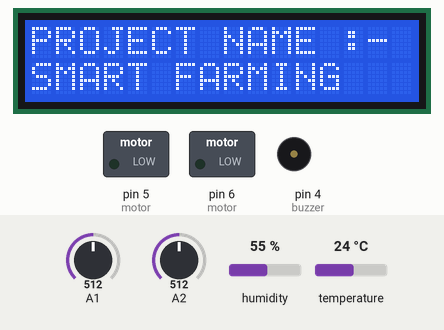
Simulated run of this sketch. Board: Arduino Uno, built with avr-gcc and run on an emulated ATmega328P. Parts: 16×2 character LCD, switched loads named in the sketch (green lamp = pin HIGH), buzzer (waves = sounding, pin HIGH). The inputs (shaded band) are chosen by the test bench; at power-on: A1 = 512, A2 = 512, humidity 55 %, temperature 24 °C. The modem accepts every AT command (registered, SIM ready, sends succeed) and sends nothing else; what the sketch prints to the serial monitor is not drawn.

Above: at 13.1 s.
At 18.1 s:
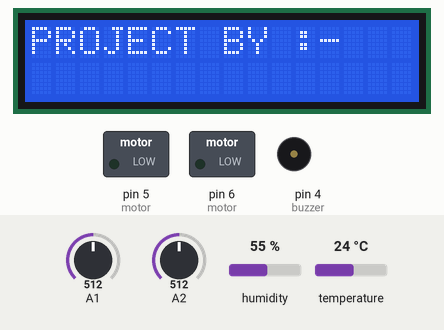
At 20.1 s:
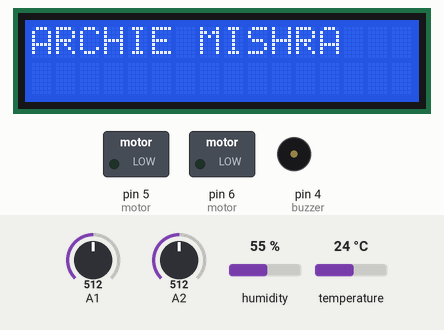
At 25.1 s:
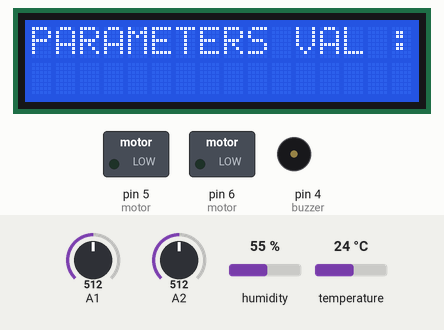
At 27.2 s:
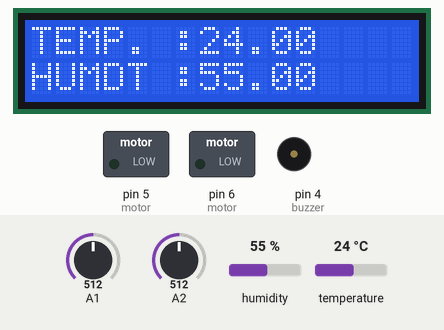
At 35.2 s:
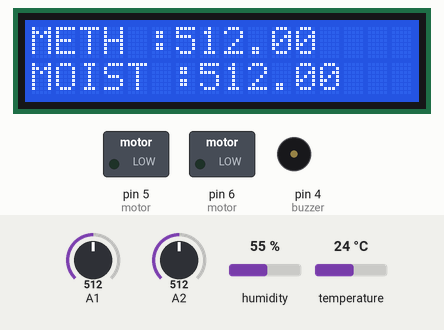

The sketch:

Smart_Farming.ino
```cpp
#include <SoftwareSerial.h>
#include <stdlib.h>

#include <DHT.h>

#include <LiquidCrystal.h>

#define DHTPIN A0
#define DHTTYPE  DHT11

DHT dht(DHTPIN, DHTTYPE);

String apiKey = "FZI2UO2TIP6OUYVC";
SoftwareSerial ser(2, 3);

LiquidCrystal lcd(8, 9, 10, 11, 12, 13);

float humidity ;
float temperature ;
float smoke ;
float moisture ;

void setup()
{

  Serial.begin(9600);
  ser.begin(115200);

  dht.begin();

  lcd.begin(16, 2);

  pinMode(A1 , INPUT);
  pinMode(A2, INPUT);
  pinMode(4, OUTPUT); //buzzer
  pinMode(5, OUTPUT); //motor
  pinMode(6, OUTPUT); //motor

  //Wifi module
  ser.println("AT");
  delay(1000);
  ser.println("AT+RST");
  delay(1000);
  ser.println("AT+CWMODE=1");
  delay(1000);
  ser.println("AT+CWJAP=\"AndroidAP\",\"wuoe4856\"");
  delay(10000);

  lcd.print("PROJECT NAME :-");
  lcd.setCursor(0, 1);
  lcd.print("SMART FARMING");
  lcd.setCursor(0, 0);
  delay(5000);
  lcd.clear();


  lcd.print("PROJECT BY :- ");
  delay(2000);
  lcd.clear();
  lcd.setCursor(0, 0);
  lcd.print("ARCHIE MISHRA");
  lcd.setCursor(0, 0);
  delay(5000);
  lcd.clear();

  lcd.print("PARAMETERS VAL :");
  delay(2000);
  lcd.clear();
  lcd.setCursor(0, 0);
}


void loop()
{
  humidity = dht.readHumidity();
  Serial.print("Humidity = ");
  Serial.println(humidity);
  temperature = dht.readTemperature();
  Serial.print("Temperature = ");
  Serial.println(temperature);

  lcd.print("TEMP. :");
  lcd.print(temperature);
  lcd.setCursor(0, 1);
  lcd.print("HUMDT :");
  lcd.print(humidity);
  lcd.setCursor(0, 0);
  delay(2000);

  lcd.clear();

  smoke = analogRead(A1);
  Serial.print("Methane Quantity = ");
  Serial.println(smoke);
  lcd.print("METH :");
  lcd.print(smoke);
  lcd.setCursor(0, 1);

  moisture = analogRead(A2);
  Serial.print("Moisture = ");
  Serial.println(moisture);
  lcd.print("MOIST :");
  lcd.print(moisture);
  lcd.setCursor(0, 0);
  delay(2000);

  lcd.clear();

  String field1=String(temperature);
  String field2=String(humidity);

  //TCP Connection
  String cmd = "AT+CIPSTART=\"TCP\",\"";
  cmd += "184.106.153.149";
  cmd += "\",80";
  ser.println(cmd);
  Serial.println(cmd);

  if(ser.find("Error")){
    Serial.println("AT+CIPSTART error");
    return;
  }

  // prepare GET string
  //GET https://api.thingspeak.com/update?api_key=TMWR47CL9G5PTZHM&field1=0&field2=0
  String getStr = "GET /update?api_key=";
  getStr += apiKey;
  getStr +="&field1=";
  getStr += String(field1);
  getStr +="&field2=";
  getStr += String(field2);
  getStr += "\r\n\r\n";

  cmd = "AT+CIPSEND=";
  cmd += String(getStr.length());
  ser.println(cmd);
  Serial.println(cmd);


  if(ser.find(">"))
  {
    ser.print(getStr);
    Serial.print(getStr);
  }

  else
  {
    ser.println("AT+CIPCLOSE");

    Serial.println("AT+CIPCLOSE");
  }

  delay(1000);

  digitalWrite(4,LOW);

  if(analogRead(A2) > 200 ) //moisture
      {
        digitalWrite(5,HIGH); //motor
        digitalWrite(6,LOW); //motor
        Serial.println("LED1 High");
      }

  if(analogRead(A1) > 100 ) //methane
      {
        digitalWrite(4,HIGH);  //buzzer
        Serial.println("LED2 High");
      }

  if(humidity > 90 )
      {
        digitalWrite(4,HIGH); //buzzer
        Serial.println("LED2 High");
      }

  if(temperature > 60 )
      {
        digitalWrite(4,HIGH); //buzzer
        Serial.println("LED2 High");
      }

  else
     {
       digitalWrite(4,LOW);
       digitalWrite(5,LOW);
       digitalWrite(6,LOW);
     }

}
```

Measured:
- what the display in image 0 shows lasts 5.0 s, from 13.1 s to 18.1 s
- what the display in image 1 shows lasts 2.0 s, from 18.1 s to 20.1 s
